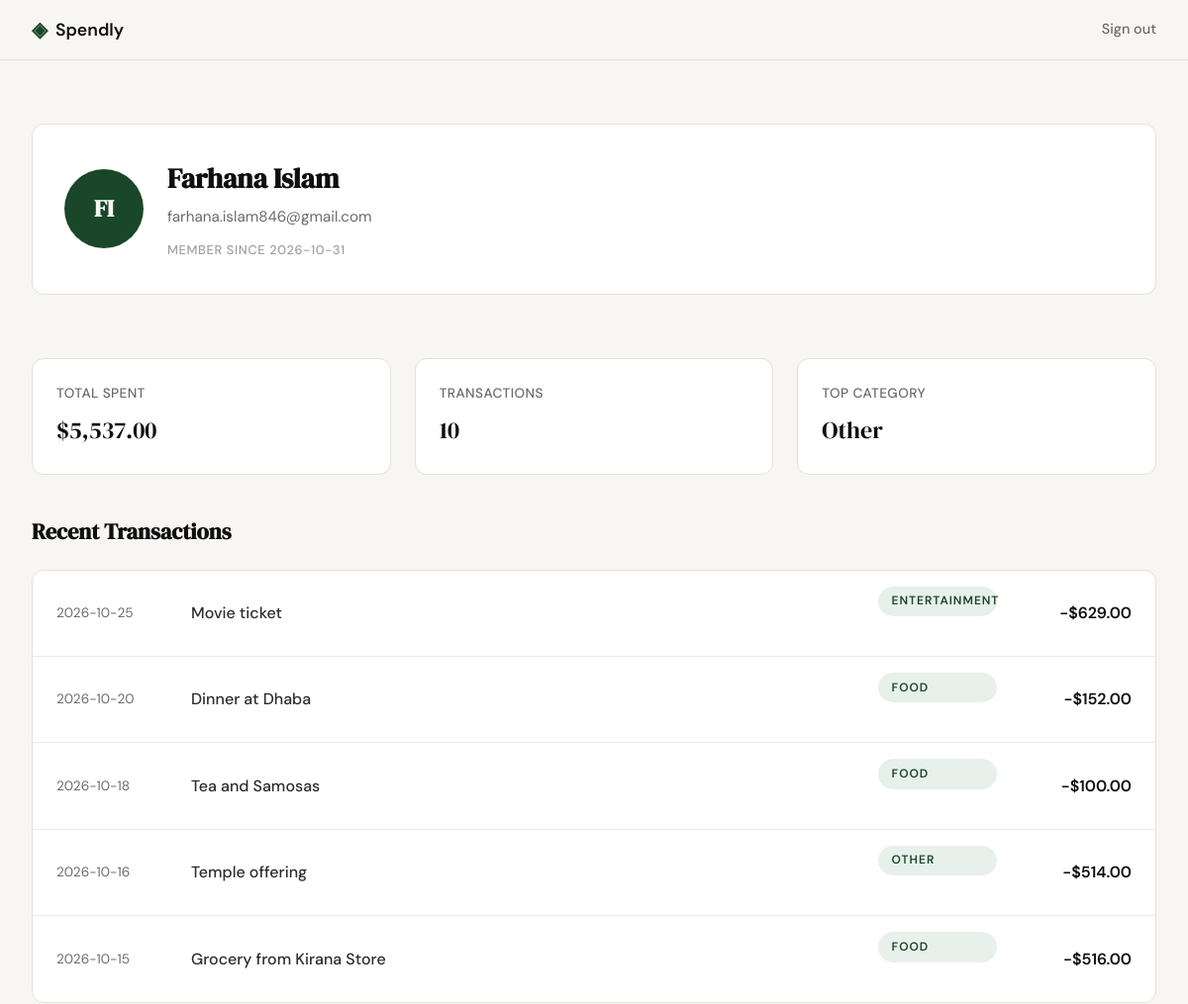
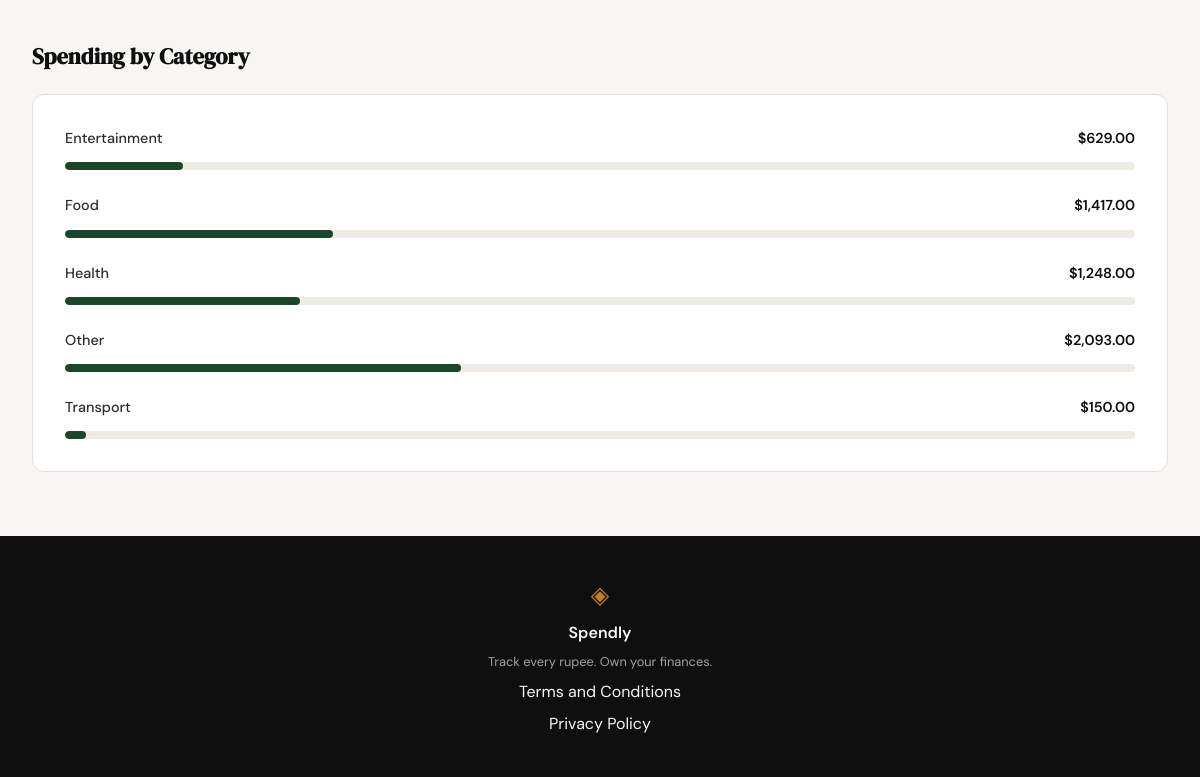
Screenshot of /profile (signed in) with the database file from the repository (2 pictures, top to bottom).
### tables this page shows
CREATE TABLE users (
                id INTEGER PRIMARY KEY AUTOINCREMENT,
                name TEXT NOT NULL,
                email TEXT UNIQUE NOT NULL,
                password_hash TEXT NOT NULL,
                created_at TEXT DEFAULT (datetime('now'))
            );

CREATE TABLE expenses (
                id INTEGER PRIMARY KEY AUTOINCREMENT,
                user_id INTEGER NOT NULL,
                amount REAL NOT NULL,
                category TEXT NOT NULL,
                date TEXT NOT NULL,
                description TEXT,
                created_at TEXT DEFAULT (datetime('now')),
                FOREIGN KEY (user_id) REFERENCES users (id)
            );

### app.py (the view)
@app.route("/profile")
def profile():
    if "user_id" not in session:
        return redirect(url_for("login"))
    user_id = session["user_id"]
    user_row = get_user_by_id(user_id)
    if not user_row:
        return redirect(url_for("logout"))
    user = {
        "name": user_row["name"],
        "email": user_row["email"],
        "joined_date": user_row["created_at"][:10], # Simplest format YYYY-MM-DD
        "initials": "".join([n[0] for n in user_row["name"].split()])
    }
    stats_row = get_user_stats(user_id)
    total_spent = stats_row.get("total_spent") or 0.0
    transaction_count = stats_row.get("transaction_count") or 0
    stats = {
        "total_spent": f"${total_spent:,.2f}",
        "transaction_count": str(transaction_count),
        "top_category": get_top_category(user_id) or "None"
    }
    recent_rows = get_recent_expenses(user_id, limit=5)
    recent_transactions = []
    for row in recent_rows:
        amount = row["amount"]
        recent_transactions.append({
            "date": row["date"],
            "desc": row["description"],
            "category": row["category"],
            "amount": f"-${amount:,.2f}"
        })
    category_rows = get_category_totals(user_id)
    category_breakdown = []
    for row in category_rows:
        cat_total = row["total"]
        percentage = (cat_total / total_spent * 100) if total_spent > 0 else 0
        category_breakdown.append({
            "category": row["category"],
            "amount": f"${cat_total:,.2f}",
            "percentage": int(percentage)
        })
    return render_template(
        "profile.html",
        user=user,
        stats=stats,
        recent_transactions=recent_transactions,
        category_breakdown=category_breakdown
    )

### database/db.py (called while the page is built)
def get_db():
    conn = sqlite3.connect(DB_PATH)
    conn.row_factory = sqlite3.Row
    conn.execute("PRAGMA foreign_keys = ON")
    return conn

def get_user_by_id(user_id):
    with get_db() as conn:
        return conn.execute("SELECT name, email, created_at FROM users WHERE id = ?", (user_id,)).fetchone()

def get_user_stats(user_id):
    with get_db() as conn:
        row = conn.execute(
            "SELECT SUM(amount) as total_spent, COUNT(id) as transaction_count FROM expenses WHERE user_id = ?",
            (user_id,)
        ).fetchone()
        return dict(row) if row else {"total_spent": 0, "transaction_count": 0}

def get_top_category(user_id):
    with get_db() as conn:
        row = conn.execute(
            "SELECT category FROM expenses WHERE user_id = ? GROUP BY category ORDER BY SUM(amount) DESC LIMIT 1",
            (user_id,)
        ).fetchone()
        return row["category"] if row else None

def get_recent_expenses(user_id, limit=5):
    with get_db() as conn:
        return conn.execute(
            "SELECT date, description, category, amount FROM expenses WHERE user_id = ? ORDER BY date DESC LIMIT ?",
            (user_id, limit)
        ).fetchall()

def get_category_totals(user_id):
    with get_db() as conn:
        return conn.execute(
            "SELECT category, SUM(amount) as total FROM expenses WHERE user_id = ? GROUP BY category",
            (user_id,)
        ).fetchall()

### templates/profile.html (shortened to what this page needs)
{% extends "base.html" %}
{% block head %}
<link rel="stylesheet" href="{{ url_for('static', filename='css/style.css') }}">
{% endblock %}
{% block content %}
<div class="profile-container">
    <div class="auth-card profile-header">
        <div class="profile-avatar">{{ user.initials }}</div>
        <div class="profile-user-details">
            <h2>{{ user.name }}</h2>
            <p class="text-muted">{{ user.email }}</p>
            <span class="member-label">Member since {{ user.joined_date }}</span>
        </div>
    </div>
    <div class="stats-grid">
        <div class="stat-card">
            <span class="stat-label">Total Spent</span>
            <span class="stat-value">{{ stats.total_spent }}</span>
        </div>
        <div class="stat-card">
            <span class="stat-label">Transactions</span>
            <span class="stat-value">{{ stats.transaction_count }}</span>
        </div>
        <div class="stat-card">
            <span class="stat-label">Top Category</span>
            <span class="stat-value">{{ stats.top_category }}</span>
        </div>
    </div>
    <div class="profile-section">
        <h3 class="section-title">Recent Transactions</h3>
        <div class="transaction-list">
            {% for tx in recent_transactions %}
            <div class="transaction-row">
                <span class="tx-date">{{ tx.date }}</span>
                <span class="tx-desc">{{ tx.desc }}</span>
                <span class="hero-badge">{{ tx.category }}</span>
                <span class="tx-amount">{{ tx.amount }}</span>
            </div>
            {% endfor %}
        </div>
    </div>
    <div class="profile-section">
        <h3 class="section-title">Spending by Category</h3>
        <div class="category-breakdown">
            {% for cat in category_breakdown %}
            <div class="breakdown-row">
                <div class="breakdown-info">
                    <span class="cat-name">{{ cat.category }}</span>
                    <span class="cat-amount">{{ cat.amount }}</span>
                </div>
                <div class="progress-bar-bg">
                    <div class="progress-bar-fill" style="width: {{ cat.percentage }}%;"></div>
                </div>
            </div>
            {% endfor %}
        </div>
    </div>
</div>
{% endblock %}

### static/css/style.css (style rules this page uses)
:root { --ink: #0f0f0f; --ink-soft: #2d2d2d; --ink-muted: #6b6b6b; --ink-faint: #a0a0a0; --paper: #f7f6f3; --paper-warm: #f0ede6; --paper-card: #ffffff; --accent: #1a472a; --accent-light: #e8f0eb; --accent-2: #c17f24; --accent-2-light: #fdf3e3; --danger: #c0392b; --danger-light: #fdecea; --border: #e4e1da; --border-soft: #eeebe4; --font-display: 'DM Serif Display', Georgia, serif; --font-body: 'DM Sans', system-ui, sans-serif; --max-width: 1200px; --auth-width: 440px; --radius-sm: 6px; --radius-md: 12px; --radius-lg: 20px; }
*, *::before, *::after { box-sizing: border-box; margin: 0; padding: 0; }
html { font-size: 16px; scroll-behavior: smooth; }
body { background: var(--paper); color: var(--ink); font-family: var(--font-body); font-size: 1rem; line-height: 1.6; -webkit-font-smoothing: antialiased; }
.hero-badge { display: inline-block; background: var(--accent-light); color: var(--accent); font-size: 0.75rem; font-weight: 600; letter-spacing: 0.08em; text-transform: uppercase; padding: 0.35rem 0.85rem; border-radius: 999px; margin-bottom: 1.5rem; }
.auth-card { background: var(--paper-card); border: 1px solid var(--border); border-radius: var(--radius-md); padding: 2rem; margin-bottom: 1.5rem; }
.profile-container { max-width: var(--max-width); margin: 0 auto; padding: 4rem 2rem; display: flex; flex-direction: column; gap: 2.5rem; }
.profile-header { display: flex; align-items: center; gap: 1.5rem; padding: 2rem; text-align: left; }
.profile-avatar { width: 80px; height: 80px; background: var(--accent); color: var(--paper); border-radius: 50%; display: flex; align-items: center; justify-content: center; font-family: var(--font-display); font-size: 1.5rem; font-weight: 600; }
.profile-user-details h2 { font-family: var(--font-display); font-size: 1.75rem; color: var(--ink); margin-bottom: 0.25rem; }
.profile-user-details .text-muted { color: var(--ink-muted); font-size: 0.95rem; margin-bottom: 0.5rem; }
.member-label { font-size: 0.8rem; font-weight: 500; color: var(--ink-faint); text-transform: uppercase; letter-spacing: 0.05em; }
.stats-grid { display: grid; grid-template-columns: repeat(3, 1fr); gap: 1.5rem; }
.stat-card { background: var(--paper-card); border: 1px solid var(--border); border-radius: var(--radius-md); padding: 1.5rem; display: flex; flex-direction: column; gap: 0.5rem; }
.stat-label { font-size: 0.85rem; font-weight: 500; color: var(--ink-muted); text-transform: uppercase; letter-spacing: 0.03em; }
.stat-value { font-family: var(--font-display); font-size: 1.5rem; color: var(--ink); }
.profile-section { display: flex; flex-direction: column; gap: 1.25rem; }
.section-title { font-family: var(--font-display); font-size: 1.4rem; color: var(--ink); }
.transaction-list { background: var(--paper-card); border: 1px solid var(--border); border-radius: var(--radius-md); overflow: hidden; }
.transaction-row { display: grid; grid-template-columns: 120px 1fr 120px 120px; align-items: center; padding: 1rem 1.5rem; border-bottom: 1px solid var(--border-soft); gap: 1rem; }
.transaction-row:last-child { border-bottom: none; }
.tx-date { font-size: 0.85rem; color: var(--ink-muted); }
.tx-desc { font-weight: 500; color: var(--ink-soft); }
.tx-amount { text-align: right; font-weight: 600; color: var(--ink); }
.category-breakdown { background: var(--paper-card); border: 1px solid var(--border); border-radius: var(--radius-md); padding: 2rem; display: flex; flex-direction: column; gap: 1.5rem; }
.breakdown-row { display: flex; flex-direction: column; gap: 0.5rem; }
.breakdown-info { display: flex; justify-content: space-between; align-items: center; margin-bottom: 0.25rem; }
.cat-name { font-size: 0.9rem; font-weight: 500; color: var(--ink-soft); }
.cat-amount { font-size: 0.9rem; font-weight: 600; color: var(--ink); }
.progress-bar-bg { height: 8px; background: var(--border-soft); border-radius: 999px; overflow: hidden; }
.progress-bar-fill { height: 100%; background: var(--accent); border-radius: 999px; transition: width 0.6s ease; }

### rows the page displays
users: name "Farhana Islam", email "farhana.islam846@gmail.com"
expenses: date "2026-10-25", desc "Movie ticket", category "ENTERTAINMENT", amount "-$629.00", category "Entertainment", amount "$629.00", {{ cat.percentage }} 11 (drawn)
expenses: date "2026-10-20", desc "Dinner at Dhaba", category "FOOD", amount "-$152.00"
expenses: date "2026-10-18", desc "Tea and Samosas", category "FOOD", amount "-$100.00"
expenses: date "2026-10-16", desc "Temple offering", category "OTHER", amount "-$514.00"
expenses: date "2026-10-15", desc "Grocery from Kirana Store", category "FOOD", amount "-$516.00"
expenses: category "Health", amount "$1,248.00", {{ cat.percentage }} 22 (drawn)
expenses: category "Transport", amount "$150.00", {{ cat.percentage }} 2 (drawn)

### other values shown
{{ user.initials }} "FI"
{{ user.joined_date }} "2026-10-31"
{{ stats.total_spent }} "$5,537.00"
{{ stats.transaction_count }} "10"
{{ stats.top_category }} "Other"
{{ cat.category }} "Food" "Other"
{{ cat.amount }} "$1,417.00" "$2,093.00"
